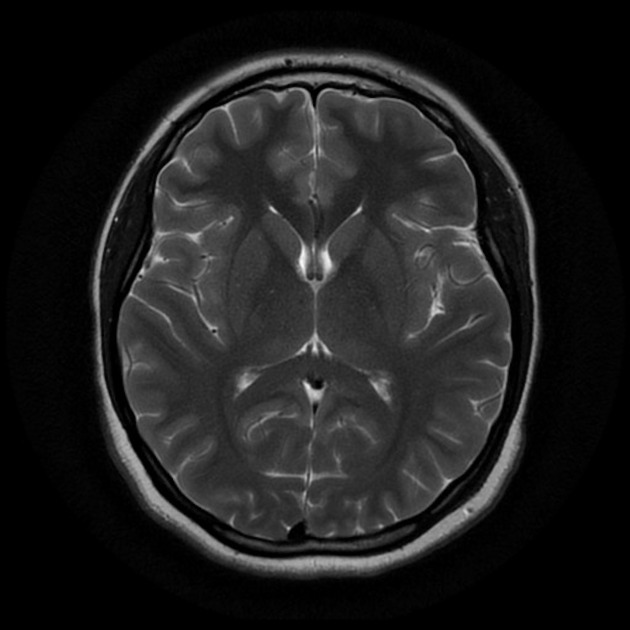
#> input picture data/brain-tumor-dataset/no/1 no.jpeg, 630 x 630 px, found by its file name; its folder holds only this picture in this run
$ jupyter execute --allow-errors similarity.ipynb   (older library calls are emulated)
#> lines starting #> are read from the running program, lines starting #| are printed output that depends on the picture
Imports

[cell 1]
from SSIM_PIL import compare_ssim
from PIL import Image
import numpy as np
import matplotlib.pyplot as plt
import os

Without tumor present

[cell 2]
cwd = os.getcwd()
folder_path_withoutTumor= os.path.join(cwd, "data\\brain-tumor-dataset\\no")

images_withoutTumor = []
files_withoutTumor = os.listdir(folder_path_withoutTumor)

for filename in files_withoutTumor:
    image = Image.open(folder_path_withoutTumor + "\\" + filename).convert('L')
#> image is the input picture: PIL image 630x630 L; min 0, max 248, mean 29.7
    images_withoutTumor.append(image)

# Extract the minimum image width and height
min_width = min([im.size[0] for im in images_withoutTumor])
#> min_width = 630
min_height = min([im.size[1] for im in images_withoutTumor])
#> min_height = 630
# Resize all images_no to min image size in the folder
for i in range(0, len(images_withoutTumor)):
    im = images_withoutTumor[i]
    im = im.resize((min_width, min_height),Image.LANCZOS)
    # Resize images_no
    images_withoutTumor[i]= im
#> this loop made 1 pass
#> after the loop, images_withoutTumor = 1 item

display(images_withoutTumor[0])

Tumor present

[cell 3]
cwd = os.getcwd()
folder_path_withTumor= os.path.join(cwd, "data\\brain-tumor-dataset\\yes")

images_withTumor = []
#> (the rest of this cell did not finish here and is left out)

#> (a cell that did not finish here is left out)

#> (a cell that did not finish here is left out)

[cell 6]
# Compare tumor images with image 0 (non-tumor)
ssim_im_0_yes = []
for i in range(1, len(images_withTumor)):
    ssim_im_0_yes.append(compare_ssim(images_withoutTumor[0], images_withTumor[i]))
#> after the loop, ssim_im_0_yes = []

[cell 7]
# Visualize distribution of similarity values
counts, bins = np.histogram(ssim_im_0_yes)
#> counts = [0, 0, 0, 0, 0, 0, 0, 0, 0, 0]; bins = [0, 0.1, 0.2, 0.3, 0.4, 0.5, 0.6, 0.7, 0.8, 0.9, 1]
plt.hist(bins[:-1], bins, weights=counts)
plt.xlabel("Similarity")
plt.ylabel("Count")
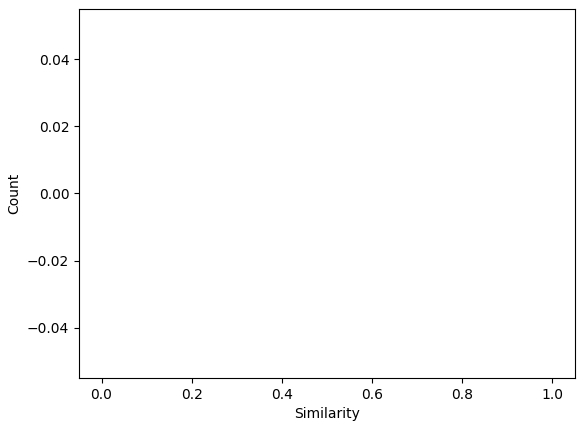
#> figure drawn by matplotlib, 1 panel
